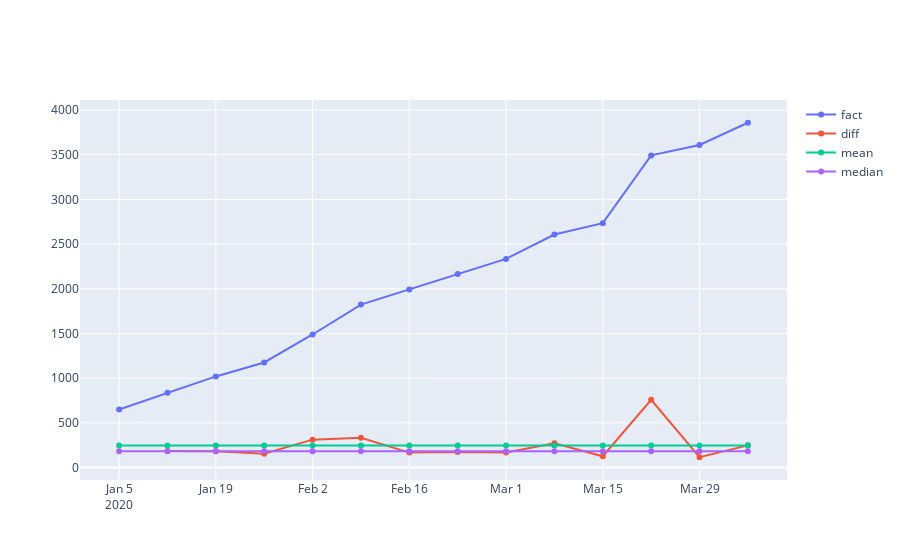

The notebook cell this image was saved under:
### Code cell
iplot([
    go.Scatter(x=df['date'], y=df['orders'], name='fact'),
    go.Scatter(x=df['date'], y=df['orders_diff'], name='diff'),
    go.Scatter(x=df['date'], y=df['orders_mean'], name='mean'),
    go.Scatter(x=df['date'], y=df['orders_median'], name='median'),
])
